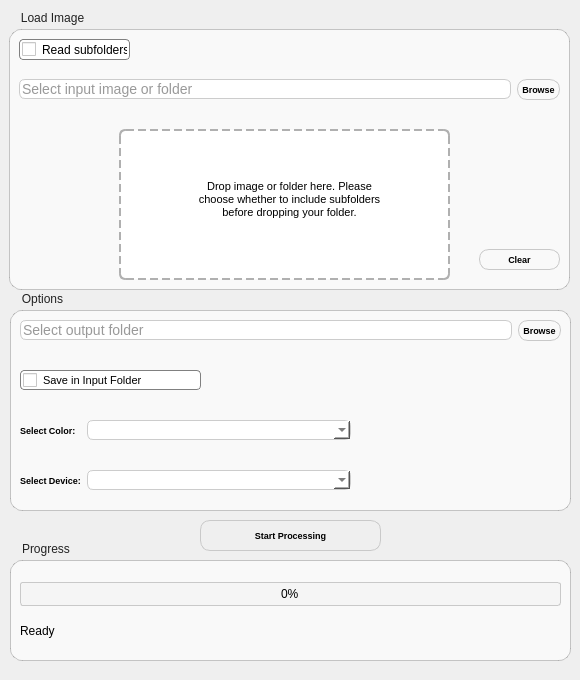
<?xml version="1.0" encoding="UTF-8"?>
<ui version="4.0">
 <class>Form</class>
 <widget class="QWidget" name="Form">
  <property name="geometry">
   <rect>
    <x>0</x>
    <y>0</y>
    <width>580</width>
    <height>680</height>
   </rect>
  </property>
  <property name="windowTitle">
   <string>Uniform Background</string>
  </property>
  <widget class="QGroupBox" name="InputGroupBox">
   <property name="geometry">
    <rect>
     <x>9</x>
     <y>9</y>
     <width>561</width>
     <height>281</height>
    </rect>
   </property>
   <property name="styleSheet">
    <string notr="true">QGroupBox {
    background-color: rgba(255, 255, 255, 0.6);
    border: 1px solid rgba(0, 0, 0, 0.2);
    border-radius: 12px;
    margin-top: 20px;
    padding: 10px;
}
QGroupBox::title {
    subcontrol-origin: margin;
    subcontrol-position: top left;
    padding: 2px 10px;
    color: #222;
    font-style: italic;
    font-size: 14px;
}</string>
   </property>
   <property name="title">
    <string>Load Image</string>
   </property>
   <widget class="QWidget" name="horizontalLayoutWidget">
    <property name="geometry">
     <rect>
      <x>10</x>
      <y>60</y>
      <width>541</width>
      <height>41</height>
     </rect>
    </property>
    <layout class="QHBoxLayout" name="horizontalLayout">
     <item>
      <widget class="QLineEdit" name="InputLineEdit">
       <property name="styleSheet">
        <string notr="true">QLineEdit {
    border: 1px solid #CCCCCC;
    border-radius: 6px;
    background-color: #FFFFFF;
    font-size: 14px;
    color: #333333;
}

QLineEdit:hover {
    border-color: #888888;
}</string>
       </property>
       <property name="text">
        <string/>
       </property>
       <property name="placeholderText">
        <string>Select input image or folder</string>
       </property>
      </widget>
     </item>
     <item>
      <widget class="QPushButton" name="InputBrowseButton">
       <property name="sizePolicy">
        <sizepolicy hsizetype="Preferred" vsizetype="Fixed">
         <horstretch>0</horstretch>
         <verstretch>0</verstretch>
        </sizepolicy>
       </property>
       <property name="font">
        <font>
         <pointsize>7</pointsize>
         <weight>75</weight>
         <bold>true</bold>
        </font>
       </property>
       <property name="styleSheet">
        <string notr="true">QPushButton{
	background: qlineargradient(x1: 0, y1: 0, x2: 0, y2: 1,
                                stop: 0 #F0F0F0, stop: 0.8 #DCDCDC,
                                stop: 0.9 #DCDCDC, stop: 1.0 #C9C9C9);
	border-width: 1;
	border-radius: 10px;
	border-style: solid;
	border-color: rgb(201, 201, 201);
	padding: 4px;
}

QPushButton:hover{
	border-color: rgb(128, 128, 128); /*rgb(0, 145, 117)*/
	background-color: rgb(128, 128, 128);
	color: white;
}</string>
       </property>
       <property name="text">
        <string>Browse</string>
       </property>
      </widget>
     </item>
    </layout>
   </widget>
   <widget class="QFrame" name="DragDropArea">
    <property name="geometry">
     <rect>
      <x>110</x>
      <y>120</y>
      <width>331</width>
      <height>151</height>
     </rect>
    </property>
    <property name="acceptDrops">
     <bool>true</bool>
    </property>
    <property name="styleSheet">
     <string notr="true">QFrame#DragDropArea{
    background-color: #FFFFFF;       
    border: 2px dashed #B0B0B0;     
    border-radius: 6px;              
}

QFrame#DragDropArea:hover {
    background-color: #F5F5F5;       
    border: 2px dashed #909090;      
}</string>
    </property>
    <property name="frameShape">
     <enum>QFrame::Box</enum>
    </property>
    <property name="frameShadow">
     <enum>QFrame::Raised</enum>
    </property>
    <widget class="QLabel" name="label">
     <property name="geometry">
      <rect>
       <x>70</x>
       <y>30</y>
       <width>201</width>
       <height>81</height>
      </rect>
     </property>
     <property name="font">
      <font>
       <pointsize>8</pointsize>
      </font>
     </property>
     <property name="text">
      <string>Drop image or folder here. Please choose whether to include subfolders before dropping your folder.</string>
     </property>
     <property name="alignment">
      <set>Qt::AlignCenter</set>
     </property>
     <property name="wordWrap">
      <bool>true</bool>
     </property>
    </widget>
   </widget>
   <widget class="QPushButton" name="ClearButton">
    <property name="geometry">
     <rect>
      <x>470</x>
      <y>240</y>
      <width>81</width>
      <height>21</height>
     </rect>
    </property>
    <property name="sizePolicy">
     <sizepolicy hsizetype="Preferred" vsizetype="Preferred">
      <horstretch>0</horstretch>
      <verstretch>0</verstretch>
     </sizepolicy>
    </property>
    <property name="font">
     <font>
      <pointsize>7</pointsize>
      <weight>75</weight>
      <bold>true</bold>
     </font>
    </property>
    <property name="styleSheet">
     <string notr="true">QPushButton{
	background: qlineargradient(x1: 0, y1: 0, x2: 0, y2: 1,
                                stop: 0 #F0F0F0, stop: 0.8 #DCDCDC,
                                stop: 0.9 #DCDCDC, stop: 1.0 #C9C9C9);
	border-width: 1;
	border-radius: 10px;
	border-style: solid;
	border-color: rgb(201, 201, 201);
	padding: 4px;
}

QPushButton:hover{
	border-color: rgb(128, 128, 128); /*rgb(0, 145, 117)*/
	background-color: rgb(128, 128, 128);
	color: white;
}</string>
    </property>
    <property name="text">
     <string>Clear</string>
    </property>
   </widget>
   <widget class="QCheckBox" name="checkBoxIncludeSubdirs">
    <property name="geometry">
     <rect>
      <x>10</x>
      <y>30</y>
      <width>111</width>
      <height>21</height>
     </rect>
    </property>
    <property name="sizePolicy">
     <sizepolicy hsizetype="Preferred" vsizetype="Fixed">
      <horstretch>0</horstretch>
      <verstretch>0</verstretch>
     </sizepolicy>
    </property>
    <property name="styleSheet">
     <string notr="true">border: 1px solid gray;
background-color: rgb(255, 255, 255);
border-radius: 4px;
padding: 2px;</string>
    </property>
    <property name="text">
     <string>Read subfolders</string>
    </property>
   </widget>
  </widget>
  <widget class="QGroupBox" name="OptionsGroupBox">
   <property name="geometry">
    <rect>
     <x>10</x>
     <y>290</y>
     <width>561</width>
     <height>221</height>
    </rect>
   </property>
   <property name="styleSheet">
    <string notr="true">QGroupBox {
    background-color: rgba(255, 255, 255, 0.6);
    border: 1px solid rgba(0, 0, 0, 0.2);
    border-radius: 12px;
    margin-top: 20px;
    padding: 10px;
}
QGroupBox::title {
    subcontrol-origin: margin;
    subcontrol-position: top left;
    padding: 2px 10px;
    color: #222;
    font-style: italic;
    font-size: 14px;
}</string>
   </property>
   <property name="title">
    <string>Options</string>
   </property>
   <widget class="QWidget" name="horizontalLayoutWidget_2">
    <property name="geometry">
     <rect>
      <x>10</x>
      <y>20</y>
      <width>541</width>
      <height>41</height>
     </rect>
    </property>
    <layout class="QHBoxLayout" name="horizontalLayout_2">
     <item>
      <widget class="QLineEdit" name="OutputLineEdit">
       <property name="styleSheet">
        <string notr="true">QLineEdit {
    border: 1px solid #CCCCCC;
    border-radius: 6px;
    background-color: #FFFFFF;
    font-size: 14px;
    color: #333333;
}

QLineEdit:hover {
    border-color: #888888;
}</string>
       </property>
       <property name="text">
        <string/>
       </property>
       <property name="placeholderText">
        <string>Select output folder</string>
       </property>
      </widget>
     </item>
     <item>
      <widget class="QPushButton" name="OutputBrowseButton">
       <property name="sizePolicy">
        <sizepolicy hsizetype="Preferred" vsizetype="Fixed">
         <horstretch>0</horstretch>
         <verstretch>0</verstretch>
        </sizepolicy>
       </property>
       <property name="font">
        <font>
         <pointsize>7</pointsize>
         <weight>75</weight>
         <bold>true</bold>
        </font>
       </property>
       <property name="styleSheet">
        <string notr="true">QPushButton{
	background: qlineargradient(x1: 0, y1: 0, x2: 0, y2: 1,
                                stop: 0 #F0F0F0, stop: 0.8 #DCDCDC,
                                stop: 0.9 #DCDCDC, stop: 1.0 #C9C9C9);
	border-width: 1;
	border-radius: 10px;
	border-style: solid;
	border-color: rgb(201, 201, 201);
	padding: 4px;
}

QPushButton:hover{
	border-color: rgb(128, 128, 128); /*rgb(0, 145, 117)*/
	background-color: rgb(128, 128, 128);
	color: white;
}</string>
       </property>
       <property name="text">
        <string>Browse</string>
       </property>
      </widget>
     </item>
    </layout>
   </widget>
   <widget class="QWidget" name="horizontalLayoutWidget_3">
    <property name="geometry">
     <rect>
      <x>10</x>
      <y>120</y>
      <width>331</width>
      <height>41</height>
     </rect>
    </property>
    <layout class="QHBoxLayout" name="horizontalLayout_3">
     <item>
      <widget class="QLabel" name="label_2">
       <property name="sizePolicy">
        <sizepolicy hsizetype="Preferred" vsizetype="Preferred">
         <horstretch>0</horstretch>
         <verstretch>0</verstretch>
        </sizepolicy>
       </property>
       <property name="font">
        <font>
         <pointsize>7</pointsize>
         <weight>75</weight>
         <bold>true</bold>
        </font>
       </property>
       <property name="text">
        <string>Select Color:  </string>
       </property>
      </widget>
     </item>
     <item>
      <widget class="QComboBox" name="ColorComboBox">
       <property name="sizePolicy">
        <sizepolicy hsizetype="Expanding" vsizetype="Fixed">
         <horstretch>0</horstretch>
         <verstretch>0</verstretch>
        </sizepolicy>
       </property>
       <property name="styleSheet">
        <string notr="true">QComboBox {
    border: 1px solid #CCCCCC;
    border-radius: 6px;
    background-color: #FFFFFF;
    font-size: 14px;
    color: #333333;
}

QComboBox:hover {
    border-color: #888888;
}</string>
       </property>
      </widget>
     </item>
    </layout>
   </widget>
   <widget class="QWidget" name="horizontalLayoutWidget_4">
    <property name="geometry">
     <rect>
      <x>10</x>
      <y>170</y>
      <width>331</width>
      <height>41</height>
     </rect>
    </property>
    <layout class="QHBoxLayout" name="horizontalLayout_4">
     <item>
      <widget class="QLabel" name="label_3">
       <property name="sizePolicy">
        <sizepolicy hsizetype="Preferred" vsizetype="Preferred">
         <horstretch>0</horstretch>
         <verstretch>0</verstretch>
        </sizepolicy>
       </property>
       <property name="font">
        <font>
         <pointsize>7</pointsize>
         <weight>75</weight>
         <bold>true</bold>
        </font>
       </property>
       <property name="text">
        <string>Select Device:</string>
       </property>
      </widget>
     </item>
     <item>
      <widget class="QComboBox" name="DeviceComboBox">
       <property name="sizePolicy">
        <sizepolicy hsizetype="Expanding" vsizetype="Fixed">
         <horstretch>0</horstretch>
         <verstretch>0</verstretch>
        </sizepolicy>
       </property>
       <property name="styleSheet">
        <string notr="true">QComboBox {
    border: 1px solid #CCCCCC;
    border-radius: 6px;
    background-color: #FFFFFF;
    font-size: 14px;
    color: #333333;
}

QComboBox:hover {
    border-color: #888888;
}</string>
       </property>
      </widget>
     </item>
    </layout>
   </widget>
   <widget class="QWidget" name="horizontalLayoutWidget_5">
    <property name="geometry">
     <rect>
      <x>10</x>
      <y>60</y>
      <width>181</width>
      <height>61</height>
     </rect>
    </property>
    <layout class="QHBoxLayout" name="horizontalLayout_5">
     <item>
      <widget class="QCheckBox" name="SaveCheckBox">
       <property name="sizePolicy">
        <sizepolicy hsizetype="Preferred" vsizetype="Fixed">
         <horstretch>0</horstretch>
         <verstretch>0</verstretch>
        </sizepolicy>
       </property>
       <property name="font">
        <font>
         <pointsize>8</pointsize>
         <weight>50</weight>
         <bold>false</bold>
        </font>
       </property>
       <property name="styleSheet">
        <string notr="true">border: 1px solid gray;
background-color: rgb(255, 255, 255);
border-radius: 4px;
padding: 2px;</string>
       </property>
       <property name="text">
        <string>Save in Input Folder</string>
       </property>
      </widget>
     </item>
    </layout>
   </widget>
  </widget>
  <widget class="QGroupBox" name="groupBox">
   <property name="geometry">
    <rect>
     <x>10</x>
     <y>540</y>
     <width>561</width>
     <height>121</height>
    </rect>
   </property>
   <property name="styleSheet">
    <string notr="true">QGroupBox {
    background-color: rgba(255, 255, 255, 0.6);
    border: 1px solid rgba(0, 0, 0, 0.2);
    border-radius: 12px;
    margin-top: 20px;
    padding: 10px;
}
QGroupBox::title {
    subcontrol-origin: margin;
    subcontrol-position: top left;
    padding: 2px 10px;
    color: #222;
    font-style: italic;
    font-size: 14px;
}</string>
   </property>
   <property name="title">
    <string>Progress</string>
   </property>
   <widget class="QWidget" name="verticalLayoutWidget">
    <property name="geometry">
     <rect>
      <x>10</x>
      <y>30</y>
      <width>541</width>
      <height>81</height>
     </rect>
    </property>
    <layout class="QVBoxLayout" name="verticalLayout">
     <item>
      <widget class="QProgressBar" name="progressBar">
       <property name="styleSheet">
        <string notr="true">QProgressBar {
	border-width: 1;
	border-radius: 3px;
	border-style: solid;
	border-color: rgb(201, 201, 201);
	text-align: center;
	background-color: #F5F5F5;
}

QProgressBar::chunk {
	background-color: qlineargradient(x1:0, y1:0, x2:0.5, y2:0, stop:0 #F0F0F0, stop:1 rgb(0, 145, 117));
}</string>
       </property>
       <property name="value">
        <number>0</number>
       </property>
      </widget>
     </item>
     <item>
      <widget class="QLabel" name="StatusLabel">
       <property name="sizePolicy">
        <sizepolicy hsizetype="Preferred" vsizetype="Fixed">
         <horstretch>0</horstretch>
         <verstretch>0</verstretch>
        </sizepolicy>
       </property>
       <property name="text">
        <string>Ready</string>
       </property>
      </widget>
     </item>
    </layout>
   </widget>
  </widget>
  <widget class="QPushButton" name="StartButton">
   <property name="geometry">
    <rect>
     <x>200</x>
     <y>520</y>
     <width>181</width>
     <height>31</height>
    </rect>
   </property>
   <property name="sizePolicy">
    <sizepolicy hsizetype="Preferred" vsizetype="Fixed">
     <horstretch>0</horstretch>
     <verstretch>0</verstretch>
    </sizepolicy>
   </property>
   <property name="font">
    <font>
     <pointsize>7</pointsize>
     <weight>75</weight>
     <bold>true</bold>
    </font>
   </property>
   <property name="styleSheet">
    <string notr="true">QPushButton{
	background: qlineargradient(x1: 0, y1: 0, x2: 0, y2: 1,
                                stop: 0 #F0F0F0, stop: 0.8 #DCDCDC,
                                stop: 0.9 #DCDCDC, stop: 1.0 #C9C9C9);
	border-width: 1;
	border-radius: 10px;
	border-style: solid;
	border-color: rgb(201, 201, 201);
	padding: 4px;
}

QPushButton:hover{
	border-color: rgb(128, 128, 128); /*rgb(0, 145, 117)*/
	background-color: rgb(128, 128, 128);
	color: white;
}</string>
   </property>
   <property name="text">
    <string>Start Processing</string>
   </property>
  </widget>
 </widget>
 <resources/>
 <connections/>
</ui>
